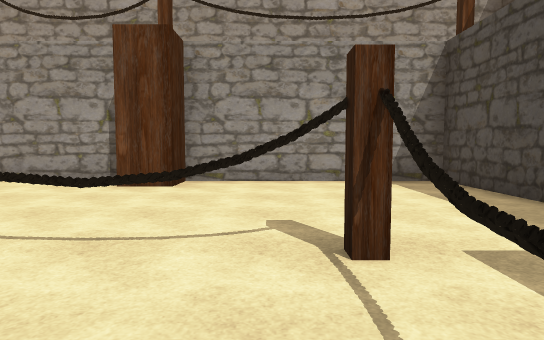
View 1 (above)

20 first-person views from a walk through a 3-D level made in the Unity game engine. The camera is 1.5 m above the floor, tilts 4° down and sees 75° across. The floor is counted in squares, 2 m on a side. Each view is taken from the middle of a square. On the plan, view 1 faces up. The plan holds only what a view shows up to about 11 squares ahead; the rest is blank. The place goes on beyond the plan. Some surface patterns are stand-ins.

View 2
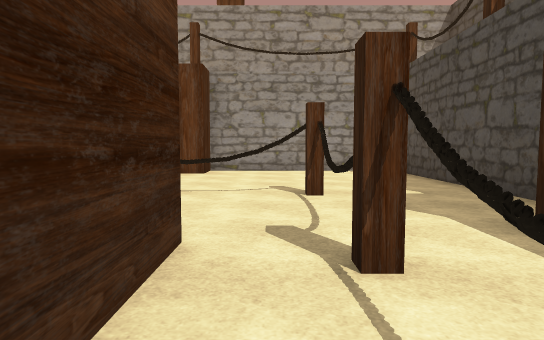

View 3
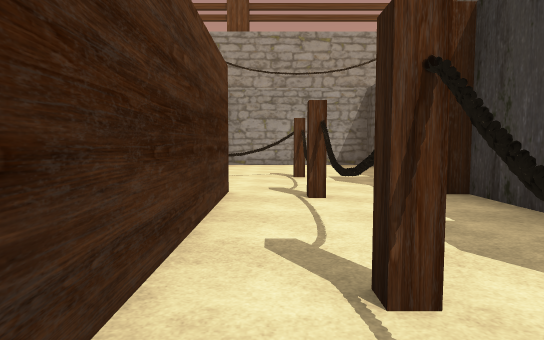

View 4
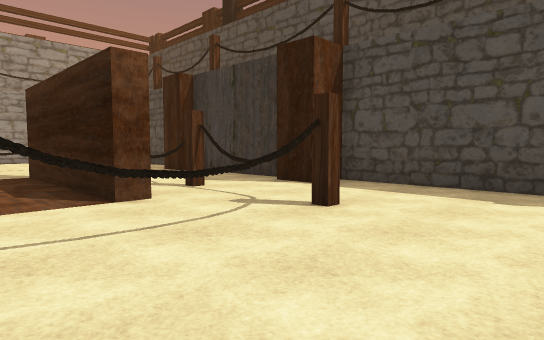

View 5
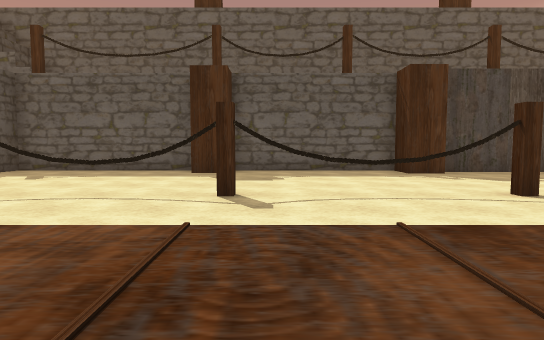

View 6
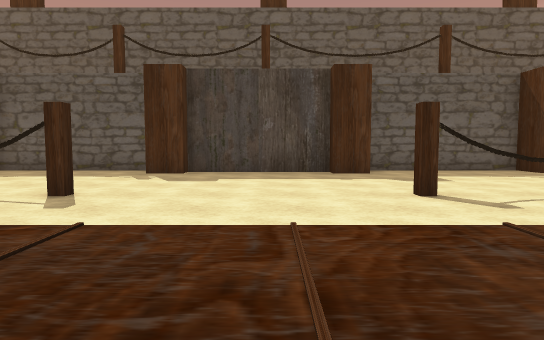

View 7
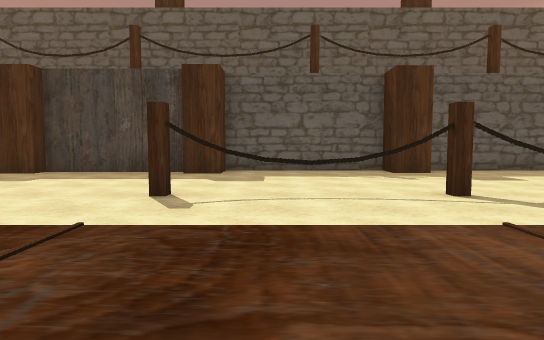

View 8
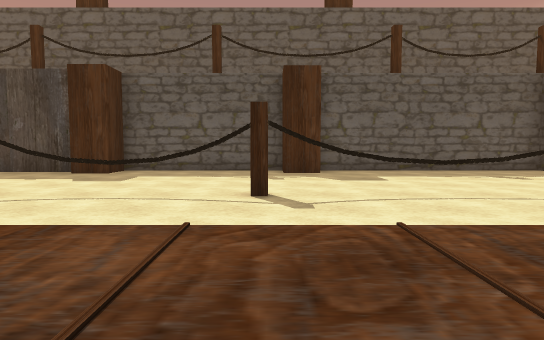

View 9
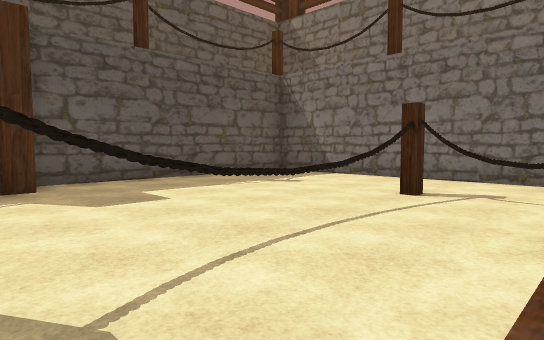

View 10
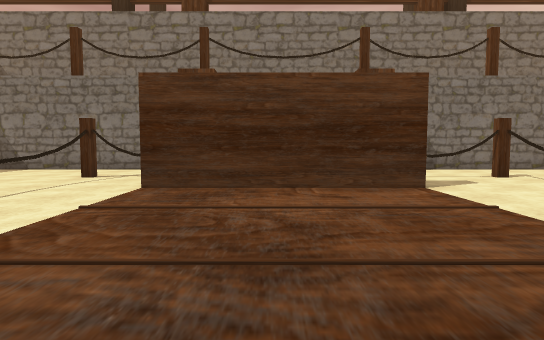

View 11
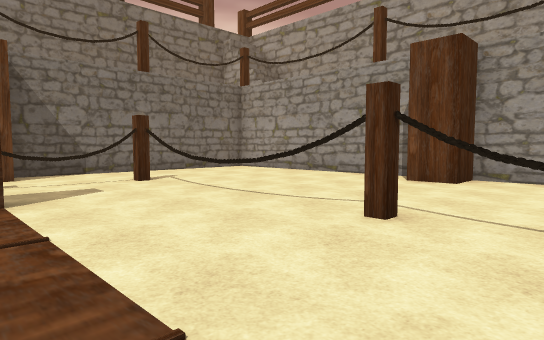

View 12
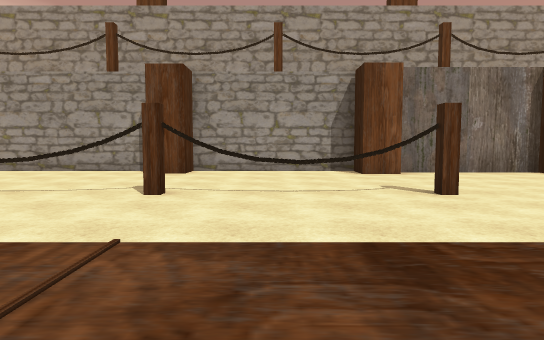

View 13
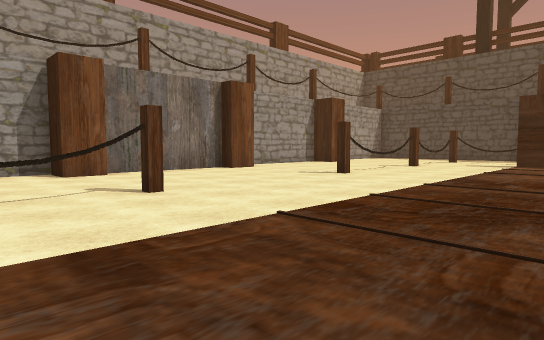

View 14
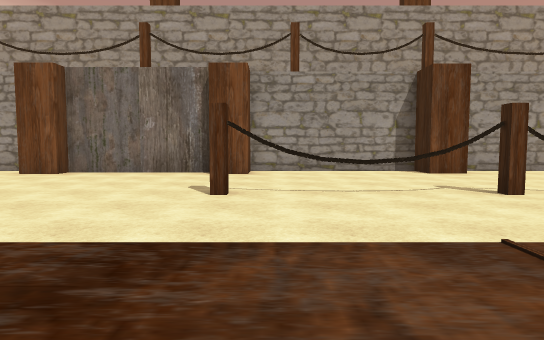

View 15
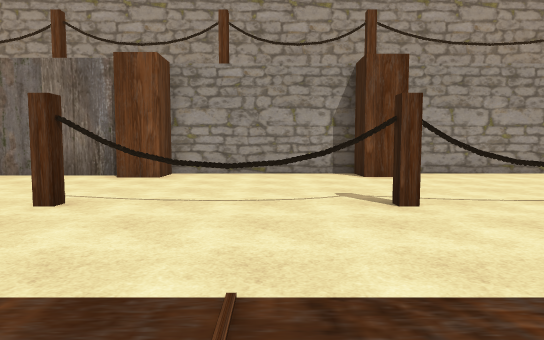

View 16
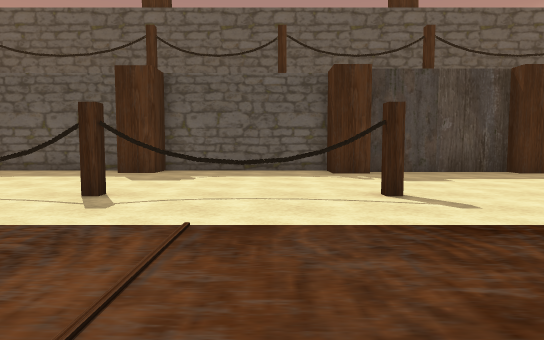

View 17
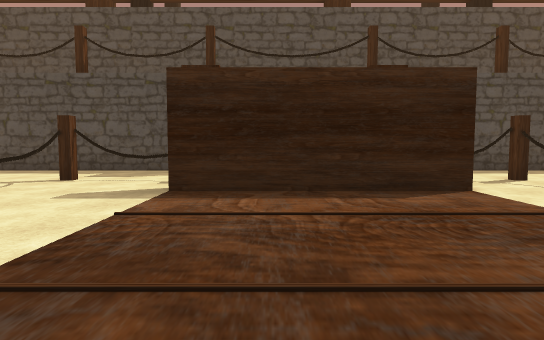

View 18
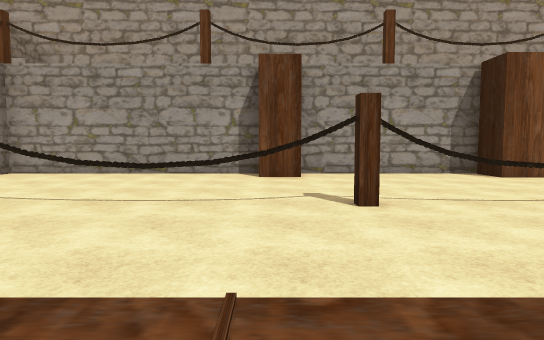

View 19
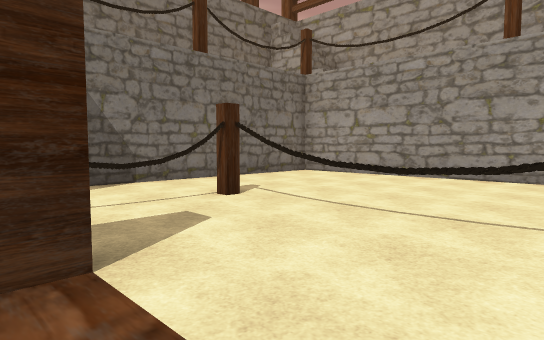

View 20
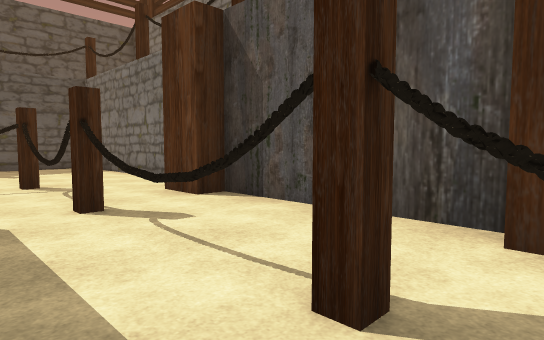

### Floor plan
Key: @ floor where view 1 was taken; # wall or solid block; . floor; T thing the floor can be seen under or through.
Columns run from 26 left of view 1 to 4 right of it. Each row starts with its distance up from view 1.
  8 ##############    #############
  7 #......#.....######.....#.....#
  6 #.............................#
  5 #.............................#
  4 #.............................#
  3 #.............................#
  2 #..TTTTTTTTT#.....TTTTT.TTTT..#
  1 #..T.......................T..#
  0 ##.T......................@#.##
 -1 #..T#....................#.#.#
 -2 #..##....................#.#.#
 -3 #..##............  ......#.#.#
 -4 #..TT....................#.#.#
 -5 ##.TT....................#.#.##
 -6 #..T.......................#..#
 -7 #..TTTTTTTTTT.....TTTTT.TTT...#
 -8 #.............................#
 -9 #.............................#
-10 #.............................#
-11 #.............................#
-12 #......#.....######.....#.....#
-13 ##############    #############

Where each view was taken, in squares from view 1:
view 1: 0 up, 0 right, facing up
view 2: 3 down, 0 right, facing up
view 3: 6 down, 0 right, facing up
view 4: 10 down, 3 left, facing up-right
view 5: 2 down, 4 left, facing down
view 6: 2 down, 11 left, facing down
view 7: 2 down, 15 left, facing down
view 8: 2 down, 18 left, facing down
view 9: 5 down, 18 left, facing down-left
view 10: 3 down, 15 left, facing left
view 11: 1 down, 16 left, facing up-left
view 12: 3 down, 16 left, facing up
view 13: 3 down, 16 left, facing up-right
view 14: 3 down, 7 left, facing up
view 15: 2 down, 5 left, facing up
view 16: 2 down, 6 left, facing down
view 17: 2 down, 7 left, facing right
view 18: 2 down, 19 left, facing up
view 19: 1 down, 19 left, facing up-left
view 20: 0 up, 22 left, facing down-left
